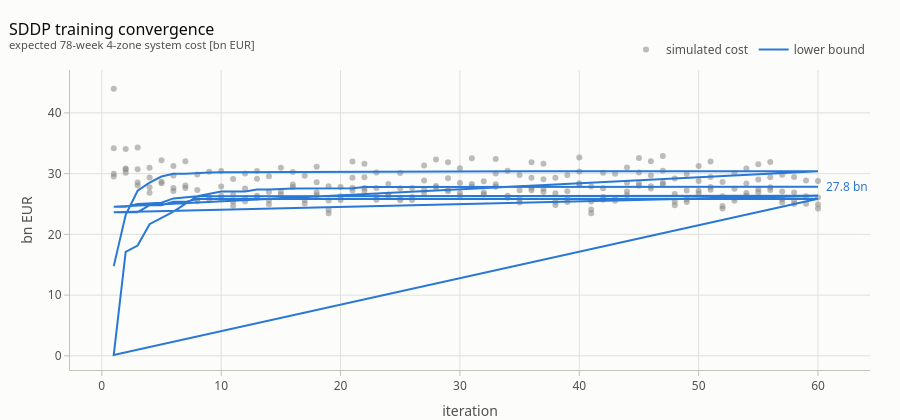

Notebook code cell kept with this figure:
### Markdown cell above
## Training convergence

The lower bound is the SDDP outer approximation of the expected 78-week system cost;
forward-pass simulated costs scatter around the true policy cost.  Converged when the
bound flattens inside the cloud.

### Code cell
_log = Path(sfx("results/midterm4_sddp.log"))
if not _log.exists():                                    # log naming is manual; fall back
    _log = Path("results/midterm4_sddp.log")
rows = []
for line in _log.read_text().splitlines():
    m = re.match(r"\s*(\d+)[A-Z]?\s+([-\d.e+]+)\s+([-\d.e+]+)\s+([-\d.e+]+)\s+(\d+)", line)
    if m:
        rows.append((int(m.group(1)), float(m.group(2)), float(m.group(3))))
conv = pd.DataFrame(rows, columns=["iteration", "simulation", "bound"])

fig = go.Figure()
fig.add_scatter(x=conv.iteration, y=conv.simulation / 1e9, mode="markers", name="simulated cost",
                marker=dict(size=6, color=MUTED, opacity=0.55))
fig.add_scatter(x=conv.iteration, y=conv.bound / 1e9, mode="lines", name="lower bound",
                line=dict(color=PAL[0], width=2))
fig.add_annotation(x=conv.iteration.iloc[-1], y=conv.bound.iloc[-1] / 1e9,
                   text=f"{conv.bound.iloc[-1]/1e9:.1f} bn", showarrow=False,
                   xanchor="left", xshift=6, font=dict(color=PAL[0]))
style(fig, "SDDP training convergence", "expected 78-week 4-zone system cost [bn EUR]")
fig.update_xaxes(title_text="iteration"); fig.update_yaxes(title_text="bn EUR")
fig.show()

### Figure 1 — Plotly figure (JSON) as saved in the notebook; plotly's stock layout.template omitted (floating-point values rounded to 4 significant figures; data arrays with more than 128 entries replaced by an {"elided": "..."} marker saying what was removed)
{"data": [{"marker": {"color": "#898781", "opacity": 0.55, "size": 6}, "mode": "markers", "name": "simulated cost", "type": "scatter", "x": {"elided": "225 int values"}, "y": {"elided": "225 float values"}}, {"line": {"color": "#2a78d6", "width": 2}, "mode": "lines", "name": "lower bound", "type": "scatter", "x": {"elided": "225 int values"}, "y": {"elided": "225 float values"}}], "layout": {"annotations": [{"font": {"color": "#2a78d6"}, "showarrow": false, "text": "27.8 bn", "x": 60, "xanchor": "left", "xshift": 6, "y": 27.82}], "font": {"color": "#52514e", "family": "system-ui, \"Segoe UI\", sans-serif", "size": 12}, "height": 420, "hovermode": "x unified", "legend": {"orientation": "h", "x": 1, "xanchor": "right", "y": 1.02, "yanchor": "bottom"}, "margin": {"b": 50, "l": 70, "r": 30, "t": 70}, "paper_bgcolor": "#fcfcfb", "plot_bgcolor": "#fcfcfb", "title": {"font": {"color": "#0b0b0b", "size": 16}, "text": "SDDP training convergence<br><sup style='color:#52514e'>expected 78-week 4-zone system cost [bn EUR]</sup>", "x": 0.01, "xanchor": "left"}, "xaxis": {"gridcolor": "#e1e0d9", "linecolor": "#c3c2b7", "tickcolor": "#c3c2b7", "ticks": "outside", "title": {"text": "iteration"}, "zeroline": false}, "yaxis": {"gridcolor": "#e1e0d9", "linecolor": "#c3c2b7", "tickcolor": "#c3c2b7", "ticks": "outside", "title": {"text": "bn EUR"}, "zeroline": false}}}
